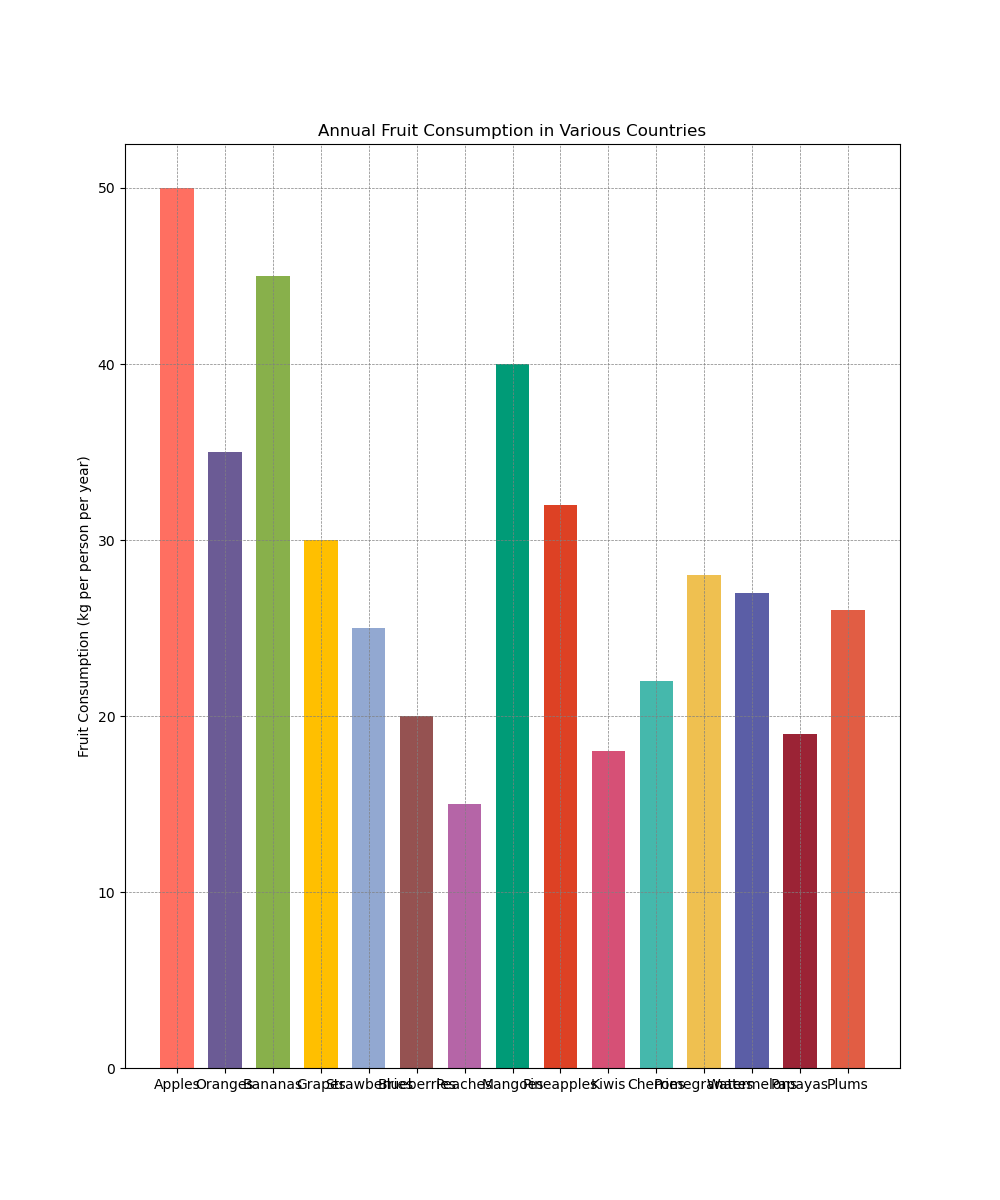

Reproduce this figure in Python.

import matplotlib.pyplot as plt

# Data for the chart
fruits = ['Apples', 'Oranges', 'Bananas', 'Grapes', 'Strawberries', 
          'Blueberries', 'Peaches', 'Mangoes', 'Pineapples', 'Kiwis', 
          'Cherries', 'Pomegranates', 'Watermelons', 'Papayas', 'Plums']
consumption = [50, 35, 45, 30, 25, 20, 15, 40, 32, 18, 22, 28, 27, 19, 26]

# Setting colors for each bar
colors = ['#FF6F61', '#6B5B95', '#88B04B', '#FFBF00', '#92A8D1', 
          '#955251', '#B565A7', '#009B77', '#DD4124', '#D65076',
          '#45B8AC', '#EFC050', '#5B5EA6', '#9B2335', '#E15D44']

# Increase the width and height of the chart
plt.figure(figsize=(10, 12))

# Change the direction of the chart to vertical and modify the bar width
plt.bar(fruits, consumption, color=colors, width=0.7)

# Customizing the chart with titles and labels
plt.ylabel('Fruit Consumption (kg per person per year)')
plt.title('Annual Fruit Consumption in Various Countries')
plt.grid(color='gray', linestyle='--', linewidth=0.5)

# Display the bar chart
plt.show()
